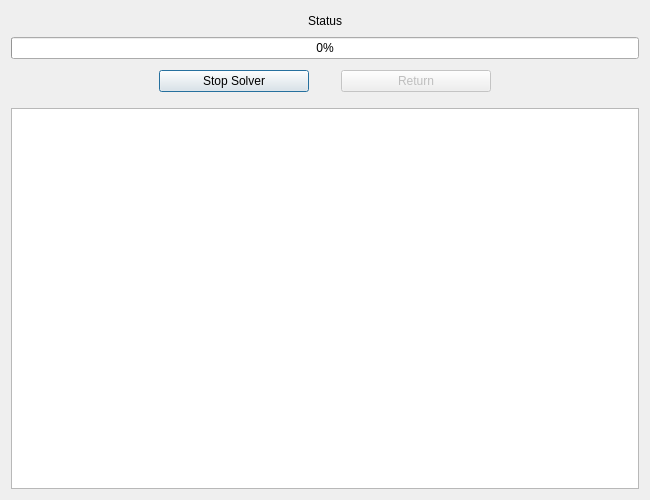
<?xml version="1.0" encoding="UTF-8"?>
<ui version="4.0">
 <class>Solver</class>
 <widget class="QDialog" name="Solver">
  <property name="geometry">
   <rect>
    <x>0</x>
    <y>0</y>
    <width>650</width>
    <height>500</height>
   </rect>
  </property>
  <property name="windowTitle">
   <string>Run Simulation</string>
  </property>
  <layout class="QGridLayout" name="gridLayout_2">
   <item row="0" column="0">
    <layout class="QGridLayout" name="gridLayout">
     <item row="1" column="0" colspan="5">
      <widget class="QProgressBar" name="progressBar">
       <property name="value">
        <number>0</number>
       </property>
      </widget>
     </item>
     <item row="3" column="4">
      <spacer name="horizontalSpacer_2">
       <property name="orientation">
        <enum>Qt::Horizontal</enum>
       </property>
       <property name="sizeHint" stdset="0">
        <size>
         <width>5</width>
         <height>20</height>
        </size>
       </property>
      </spacer>
     </item>
     <item row="6" column="0" colspan="5">
      <widget class="QPlainTextEdit" name="output"/>
     </item>
     <item row="5" column="2">
      <spacer name="verticalSpacer">
       <property name="orientation">
        <enum>Qt::Vertical</enum>
       </property>
       <property name="sizeType">
        <enum>QSizePolicy::Fixed</enum>
       </property>
       <property name="sizeHint" stdset="0">
        <size>
         <width>20</width>
         <height>10</height>
        </size>
       </property>
      </spacer>
     </item>
     <item row="3" column="1">
      <widget class="QPushButton" name="Stop">
       <property name="sizePolicy">
        <sizepolicy hsizetype="Fixed" vsizetype="Fixed">
         <horstretch>0</horstretch>
         <verstretch>0</verstretch>
        </sizepolicy>
       </property>
       <property name="minimumSize">
        <size>
         <width>150</width>
         <height>0</height>
        </size>
       </property>
       <property name="maximumSize">
        <size>
         <width>150</width>
         <height>16777215</height>
        </size>
       </property>
       <property name="text">
        <string>Stop Solver</string>
       </property>
       <property name="icon">
        <iconset resource="gui.qrc">
         <normaloff>:/icons/resources/process-stop.svg</normaloff>:/icons/resources/process-stop.svg</iconset>
       </property>
       <property name="iconSize">
        <size>
         <width>24</width>
         <height>24</height>
        </size>
       </property>
      </widget>
     </item>
     <item row="3" column="0">
      <spacer name="horizontalSpacer">
       <property name="orientation">
        <enum>Qt::Horizontal</enum>
       </property>
       <property name="sizeHint" stdset="0">
        <size>
         <width>40</width>
         <height>20</height>
        </size>
       </property>
      </spacer>
     </item>
     <item row="3" column="3">
      <widget class="QPushButton" name="Return">
       <property name="enabled">
        <bool>false</bool>
       </property>
       <property name="sizePolicy">
        <sizepolicy hsizetype="Fixed" vsizetype="Fixed">
         <horstretch>0</horstretch>
         <verstretch>0</verstretch>
        </sizepolicy>
       </property>
       <property name="minimumSize">
        <size>
         <width>150</width>
         <height>0</height>
        </size>
       </property>
       <property name="maximumSize">
        <size>
         <width>150</width>
         <height>16777215</height>
        </size>
       </property>
       <property name="text">
        <string>Return</string>
       </property>
       <property name="icon">
        <iconset resource="gui.qrc">
         <normaloff>:/icons/resources/system-log-out.svg</normaloff>:/icons/resources/system-log-out.svg</iconset>
       </property>
       <property name="iconSize">
        <size>
         <width>24</width>
         <height>24</height>
        </size>
       </property>
      </widget>
     </item>
     <item row="0" column="1" colspan="3" alignment="Qt::AlignHCenter">
      <widget class="QLabel" name="status">
       <property name="sizePolicy">
        <sizepolicy hsizetype="Preferred" vsizetype="Expanding">
         <horstretch>0</horstretch>
         <verstretch>0</verstretch>
        </sizepolicy>
       </property>
       <property name="maximumSize">
        <size>
         <width>16777215</width>
         <height>20</height>
        </size>
       </property>
       <property name="text">
        <string>Status</string>
       </property>
      </widget>
     </item>
     <item row="2" column="1">
      <spacer name="verticalSpacer_2">
       <property name="orientation">
        <enum>Qt::Vertical</enum>
       </property>
       <property name="sizeType">
        <enum>QSizePolicy::Fixed</enum>
       </property>
       <property name="sizeHint" stdset="0">
        <size>
         <width>20</width>
         <height>5</height>
        </size>
       </property>
      </spacer>
     </item>
    </layout>
   </item>
  </layout>
 </widget>
 <resources>
  <include location="gui.qrc"/>
 </resources>
 <connections/>
</ui>
